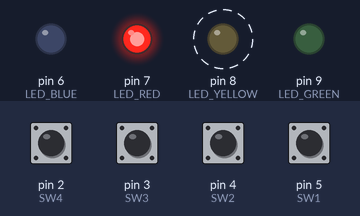
Simulated run of this program. Board: Arduino Mega 2560, built with avr-gcc and run on an emulated ATmega2560. Shown: output pins drawn as LEDs (lit = HIGH). Dashed ring = blinking. Inputs (shaded band) come from the test bench; at power-on: pin 2 (SW4), pin 3 (SW3), pin 4 (SW2), pin 5 (SW1) HIGH.

Above: at 0.5 s.
1.3 s: pin 4 (SW2) pulled LOW for 0.15 s
At 2.5 s:
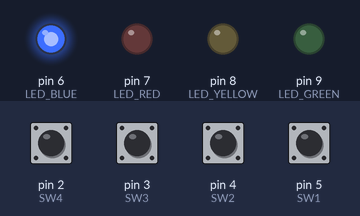
At 3.2 s:
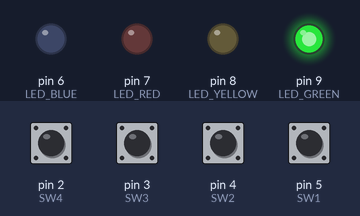
3.4 s: pin 5 (SW1) pulled LOW for 0.15 s
At 3.49 s:
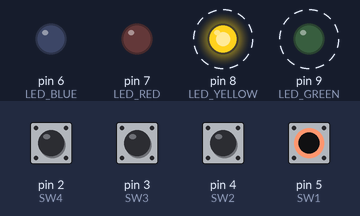
Timing chart, 0 to 12.4 s (numbered marks = the images above; inputs shaded):
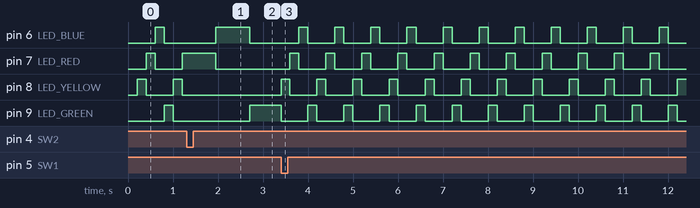

Measured:
- after the input at 1.3 s, pin 8 (LED_YELLOW): stops changing and stays LOW
- after the input at 3.4 s, pin 6 (LED_BLUE): alternates HIGH for 0.20 s and LOW for 0.60 s, starting after 0.40 s; pin 7 (LED_RED): alternates HIGH for 0.20 s and LOW for 0.60 s, starting after 0.20 s; pin 8 (LED_YELLOW), pin 9 (LED_GREEN): alternates HIGH for 0.20 s and LOW for 0.60 s, starting at once
- by itself, pin 8 (LED_YELLOW): alternates HIGH for 0.20 s and LOW for 0.60 s

The program:

main.cpp
```cpp
#include <Arduino.h>   //Inlcusion del modulo con las funciones de Arduino
#include <modulo.h>   // Inclusion del modulo creado para la practica


//Declaracion de los pins conectados a los leds y botones
#define LED_GREEN 9
#define LED_YELLOW 8
#define LED_RED 7
#define LED_BLUE 6
#define SW1 5
#define SW2 4
#define SW3 3
#define SW4 2
uint16_t retraso = 200;       //Tiempo de encendido de los leds
unsigned long prev_time = 0;  //Variable utilizada para el retardo no bloqueante
int contador = 1;             //Variable que indica que posicion de la secuencia encender
const uint16_t secuencia[] = {LED_GREEN, LED_YELLOW, LED_RED, LED_BLUE};  //Secuencia de encendido de leds
bool sentido = true;          //Sentido de recorrido de la secuencia
//
void setup() {
  //Declaracion de los pins de entrada y salida
  pinMode(LED_GREEN, OUTPUT);
  pinMode(LED_YELLOW, OUTPUT);
  pinMode(LED_RED, OUTPUT);
  pinMode(LED_BLUE, OUTPUT);
  pinMode(SW1, INPUT);
  pinMode(SW2, INPUT);
  pinMode(SW3, INPUT);
  pinMode(SW4, INPUT);
}


void loop() {
  unsigned long current_time = millis();            //Valor utilizado para el retardo no bloqueante
  ///////////////////////////// Retardo no bloqueante  /////////////////////////////
  if((current_time - prev_time) >= retraso){
    prev_time = current_time;
    bool ledsa = apagarLeds();                      //Llamado a la funcion que apaga todos los leds
    bool ledsp = encenderLed(secuencia[contador]);  //Llamado a la funcion que enciende un led de la secuencia
    if (sentido){contador ++;}else{contador --;}    //Recorrido de la secuencia de acuerdo al sentido
    if (contador >= 4){contador = 0;}               //Reinicio de la secuencia
    if (contador < 0){contador = 3;}                //Reinicio de la secuencia

  }

///////////////////////////// Lectura de los botones  /////////////////////////////
 bool tecla1 = leerTecla(SW1);    //Llamado a la funcion de lectura para el boton 1
 bool tecla2 = leerTecla(SW2);    //Llamado a la funcion de lectura para el boton 2
 bool tecla3 = leerTecla(SW3);    //Llamado a la funcion de lectura para el boton 3
 bool tecla4 = leerTecla(SW4);    //Llamado a la funcion de lectura para el boton 4
 if(tecla1){retraso = 200;}       //Tiempo de encendido de 200ms al presionar el boton 1
 if(tecla2){retraso = 750;}       //Tiempo de encendido de 700ms al presionar el boton 2
 if(tecla3){sentido = true;}      //Cambio de sentido de la secuencia al presionar el boton 3
 if(tecla4){sentido = false;}     //Cambio de sentido de la secuencia al presionar el boton 4

  }
```

modulo.h
```cpp
#ifndef __MODULO_H
#define __MODULO_H

#include <stdio.h>
#include <modulo.c>

bool encenderLed(uint16_t led);
bool apagarLeds();
bool leerTecla(uint16_t tecla);


#endif
```

modulo.c
```cpp
#include <stdio.h>
#include <Arduino.h>


int anterior;
bool valor;

bool encenderLed(uint16_t led){
  /// Funcion que prende el led que tiene como entrada
  /// Retorna verdadero cuando se realizó correctamente
  /// Retorna falso cuando no pudo realizarse
    digitalWrite(led, 1);
    return true;
}
bool apagarLeds(){
  /// Funcion que apaga todos los leds
  /// Retorna verdadero cuando se realizó correctamente
  /// Retorna falso cuando no pudo realizarse
    digitalWrite(6,0);
    digitalWrite(7,0);
    digitalWrite(8,0);
    digitalWrite(9,0);
    return true;
}


bool leerTecla(uint16_t tecla){
  /// Funcion que lee cuando se presiona un boton
  /// Retorna verdadero cuando se presiono el boton
  /// Retorna falso cuando no se presiono el boton

  int estado = digitalRead(tecla);
  if (anterior==HIGH && estado == LOW){
    valor = true;
  }else{
    valor = false;
  }
  anterior=estado;
  return valor;

}
```
